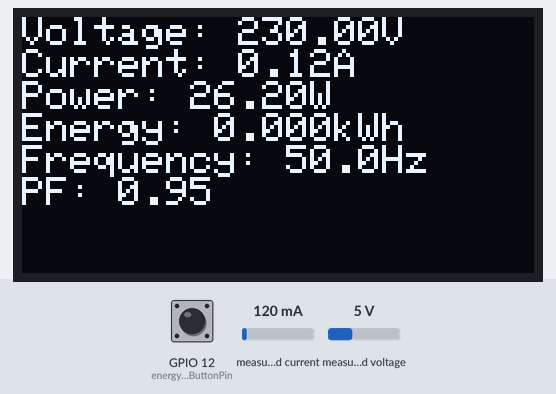
A sketch run on a simulated ESP32. On the bench: 128×64 one-colour display. Inputs (shaded band) come from the test bench; at power-on: measured current 120 mA, GPIO 12 (energyResetButtonPin) HIGH, measured voltage 5 V. WiFi joins after 1.5 s; servers stay silent unless stated; uploads are accepted with an empty reply; what the sketch prints to the serial monitor is not drawn.

Above: at 3.6 s.
3.7 s: measured current set to 1000 mA
At 8.1 s:
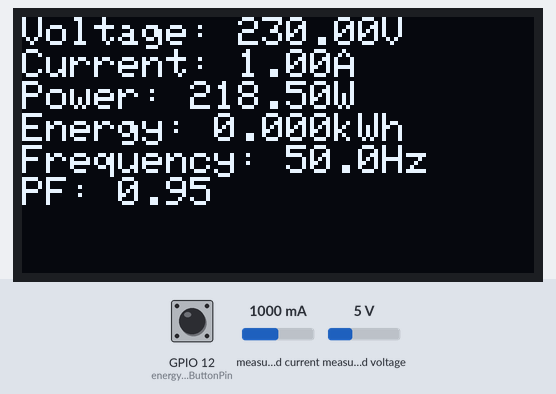
8.3 s: GPIO 12 (energyResetButtonPin) pulled LOW for 3.2 s
At 12.3 s:
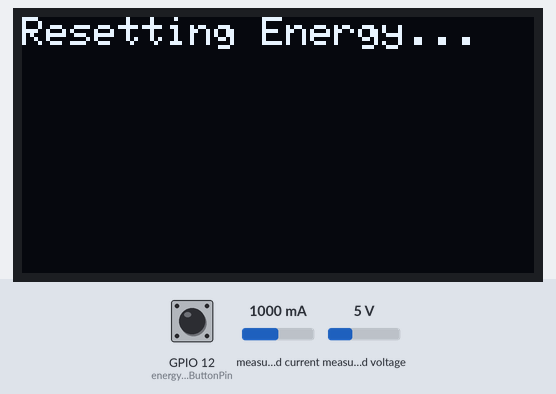
15.0 s: measured voltage set to 0.3 V
At 18.5 s:
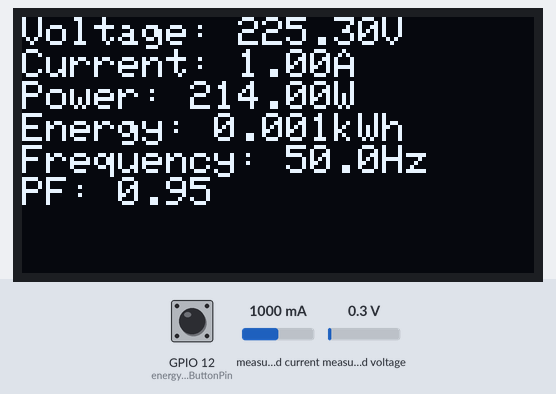
19.6 s: measured current set to 40 mA
At 22.4 s:
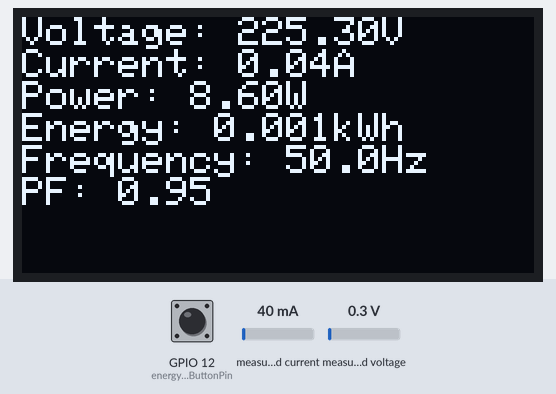
23.4 s: measured voltage set to 3.8 V
At 26.5 s:
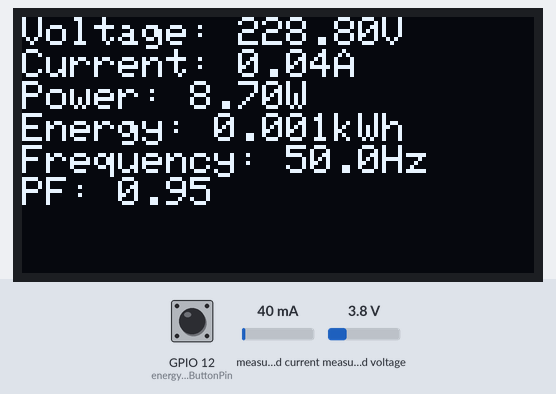
28.0 s: GPIO 12 (energyResetButtonPin) pulled LOW for 3.2 s
At 33.9 s:
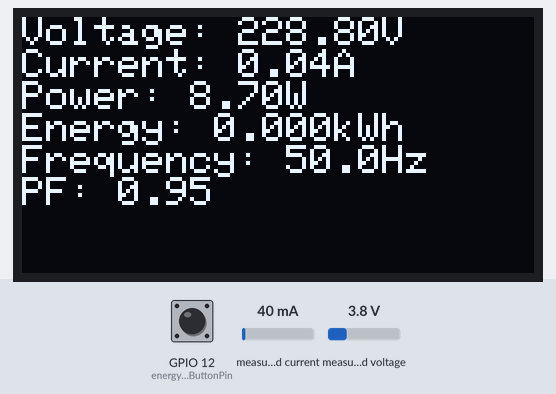
Timing chart, 0 to 34.9 s (numbered marks = the images above; inputs shaded):
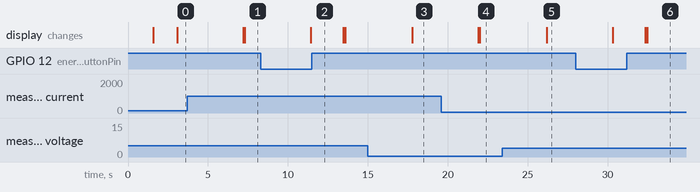

Measured:
- after the input at 3.7 s, the display: first differs from a run without the input after 3.6 s (image 1)
- after the input at 8.3 s, the display: changes after 3.1 s (image 2)
- after the input at 15.0 s, the display: changes after 2.8 s (image 3)
- after the input at 19.6 s, the display: first differs from a run without the input after 2.4 s (image 4)
- after the input at 23.4 s, the display: changes after 2.8 s (image 5)
- after the input at 28.0 s, the display: first changes after 2.3 s (image 6 shows a later state)

The sketch:

hardware.ino
```cpp
#include <FS.h>
#include <WiFi.h>
#include <DNSServer.h>
#include <WebServer.h>
#include <WiFiManager.h>  // https://github.com/tzapu/WiFiManager
#include <Wire.h>
#include <Adafruit_GFX.h>
#include <Adafruit_SH1106.h>  // OLED SH1106 Library
#include <Firebase_ESP_Client.h>
#include <PZEM004Tv30.h>
#include <WiFiClientSecure.h>
#include <HTTPClient.h>

// OLED display settings
#define SCREEN_WIDTH 128
#define SCREEN_HEIGHT 64
#define OLED_RESET -1  // Reset pin # (or -1 if sharing Arduino reset pin)
Adafruit_SH1106 display(21, 22);

const int resetButtonPin = 0;      // GPIO 0 for the reset button
const int energyResetButtonPin = 12; // GPIO 2 for the energy reset button
bool resetButtonPressed = false;
bool energyResetButtonPressed = false;

unsigned long previousMillis = 0;  // Stores the last time the WiFi check was performed
const long interval = 5000;        // Interval to check the WiFi connection (5 seconds)

unsigned long previousSensorMillis = 0;  // Stores the last time the sensor was checked
const long sensorInterval = 3000;        // Interval to check sensor data (3 seconds)

// Replace with your Firebase project credentials
#define FIREBASE_HOST "energy-meter-2deb1-default-rtdb.firebaseio.com"
#define FIREBASE_AUTH "wR5Z4ywkNRcdO8SvhTMJsVAdbjrbjAoAeMVFaRJc"

// Google Sheets URL
const String sheet_url = "https://script.google.com/macros/s/AKfycbz1OH3YiWgKvrJcJJJFdQ2gcYe8fZuDQ18ytSBtbxQkUYlIJKvkUE7MTQDXt1s36j8/exec";

// Firebase objects
FirebaseData fbdo;
FirebaseAuth auth;
FirebaseConfig config;

#if defined(ESP32)
PZEM004Tv30 pzem(Serial2, 16, 17);  // Use GPIO 16 and 17 for Serial2
#else
PZEM004Tv30 pzem(Serial2);
#endif

// Variable declarations
float voltage = 0;
float current = 0;
float pf = 0;
float frequency = 0;
float energy = 0;
float power = 0;

// Declare WiFiManager globally
WiFiManager wifiManager;

void setup() {
  Serial.begin(115200);
  Serial.println();

  // Initialize OLED display
  display.begin(SH1106_SWITCHCAPVCC, 0x3C);
  display.clearDisplay();
  display.setTextSize(1);      // Set text size
  display.setTextColor(WHITE); // Set text color

  // Display initial message
  display.setCursor(0, 0);
  display.print("Connecting WiFi...");
  display.display(); // Actually draw it on the screen

  // Initialize button pin
  pinMode(resetButtonPin, INPUT_PULLUP);  // Use internal pull-up resistor
  pinMode(energyResetButtonPin, INPUT_PULLUP);

  wifiManager.setBreakAfterConfig(true);

  // Try to connect to last known settings
  if (!wifiManager.autoConnect("AutoConnectAP", "password")) {
    Serial.println("Failed to connect, resetting...");
    display.clearDisplay();
    display.setCursor(0, 0);
    display.print("Resetting ESP...");
    display.display();
    delay(3000);
    ESP.restart();
  }

  Serial.println("Connected...yeey :)");
  Serial.println("Local IP: ");
  Serial.println(WiFi.localIP());

  // Display connection status on OLED
  display.clearDisplay();
  display.setCursor(0, 0);
  display.print("Connected!");
  display.setCursor(0, 16);
  display.print("IP: ");
  display.print(WiFi.localIP());
  display.display();

  // Configure Firebase
  config.host = FIREBASE_HOST;
  config.signer.tokens.legacy_token = FIREBASE_AUTH;

  // Initialize Firebase
  Firebase.begin(&config, &auth);
  Firebase.reconnectWiFi(true);
  config.timeout.serverResponse = 10000;
}

void loop() {
  unsigned long currentMillis = millis();

  // WiFi Check Interval
  if (currentMillis - previousMillis >= interval) {
    previousMillis = currentMillis;

    if (WiFi.status() != WL_CONNECTED) {
      Serial.println("WiFi not connected! Attempting to reconnect...");
      display.clearDisplay();
      display.setCursor(0, 0);
      display.print("Reconnecting...");
      display.display();

      if (!wifiManager.autoConnect("AutoConnectAP", "password")) {
        Serial.println("Reconnection failed, resetting...");
        display.clearDisplay();
        display.setCursor(0, 0);
        display.print("Reconnect Fail");
        display.display();
        delay(3000);
        ESP.restart();
      }
    } else {
      Serial.print("Connected. Local IP: ");
      Serial.println(WiFi.localIP());

      display.clearDisplay();
      display.setCursor(0, 0);
      display.print("Connected!");
      display.setCursor(0, 16);
      display.print("IP: ");
      display.print(WiFi.localIP());
      display.display();
    }
  }

  // Sensor Data Check Interval
  if (currentMillis - previousSensorMillis >= sensorInterval) {
    previousSensorMillis = currentMillis;

    voltage = pzem.voltage();
    current = pzem.current();
    power = pzem.power();
    energy = pzem.energy();
    frequency = pzem.frequency();
    pf = pzem.pf();

    if (isnan(voltage) || isnan(current) || isnan(power) || isnan(energy) || isnan(frequency) || isnan(pf)) {
      Serial.println("Error reading sensor values");
      return;
    }

    Serial.printf("Voltage: %.2fV\n", voltage);
    Serial.printf("Current: %.2fA\n", current);
    Serial.printf("Power: %.2fW\n", power);
    Serial.printf("Energy: %.3fkWh\n", energy);
    Serial.printf("Frequency: %.1fHz\n", frequency);
    Serial.printf("PF: %.2f\n\n", pf);

    // Display the sensor values on OLED
    display.clearDisplay();
    display.setTextSize(1);
    display.setTextColor(WHITE);
    display.setCursor(0, 0);
    display.println("Voltage: " + String(voltage) + "V");
    display.println("Current: " + String(current) + "A");
    display.println("Power: " + String(power) + "W");
    display.println("Energy: " + String(energy, 3) + "kWh");
    display.println("Frequency: " + String(frequency, 1) + "Hz");
    display.println("PF: " + String(pf));
    display.display();
    delay(3000);

    // Path to store data in Firebase
    String path = "/sensorData";

    // Send data to Firebase with error handling
    if (Firebase.RTDB.setFloat(&fbdo, path + "/voltage", voltage)) {
      Serial.println("Voltage data sent successfully");
    } else {
      Serial.println("Failed to send voltage data: " + fbdo.errorReason());
    }

    if (Firebase.RTDB.setFloat(&fbdo, path + "/current", current)) {
      Serial.println("Current data sent successfully");
    } else {
      Serial.println("Failed to send current data: " + fbdo.errorReason());
    }

    if (Firebase.RTDB.setFloat(&fbdo, path + "/power", power)) {
      Serial.println("Power data sent successfully");
    } else {
      Serial.println("Failed to send power data: " + fbdo.errorReason());
    }

    if (Firebase.RTDB.setFloat(&fbdo, path + "/energy", energy)) {
      Serial.println("Energy data sent successfully");
    } else {
      Serial.println("Failed to send energy data: " + fbdo.errorReason());
    }

    if (Firebase.RTDB.setFloat(&fbdo, path + "/frequency", frequency)) {
      Serial.println("Frequency data sent successfully");
    } else {
      Serial.println("Failed to send frequency data: " + fbdo.errorReason());
    }

    if (Firebase.RTDB.setFloat(&fbdo, path + "/pf", pf)) {
      Serial.println("PF data sent successfully");
    } else {
      Serial.println("Failed to send PF data: " + fbdo.errorReason());
    }

    // Send data to Google Sheets
    sendData(energy, power, voltage, current, pf, frequency);
  }

  // Check if the reset button is pressed
  if (digitalRead(resetButtonPin) == LOW) {
    if (!resetButtonPressed) {
      Serial.println("Resetting WiFi settings...");
      display.clearDisplay();
      display.setCursor(0, 0);
      display.print("Resetting WiFi...");
      display.display();
      delay(2000);
      wifiManager.resetSettings();
      ESP.restart();
    }
    resetButtonPressed = true;
  } else {
    resetButtonPressed = false;
  }
  if (digitalRead(energyResetButtonPin) == LOW) {
        if (!energyResetButtonPressed) {
            Serial.println("Resetting Energy...");
            display.clearDisplay();
            display.setCursor(0, 0);
            display.print("Resetting Energy...");
            display.display();

            // Reset energy reading
            pzem.resetEnergy(); // Resets the energy reading in PZEM004T
            delay(2000); // Wait for a short period to show the reset message

            // Optionally, you could display the new energy value if needed
            energy = 0; // Reset the energy variable for local reference
            display.clearDisplay();
            display.setCursor(0, 0);
            display.print("Energy Reset!");
            display.display();
        }
        energyResetButtonPressed = true;
    } else {
        energyResetButtonPressed = false;
    }
}

// Function to send data to Google Sheets
void sendData(float energy, float power, float voltage, float current, float pf, float frequency) {
  if (WiFi.status() == WL_CONNECTED) {
    WiFiClientSecure client;
    client.setInsecure();  // Note: Insecure can expose you to man-in-the-middle attacks!

    String requestUrl = sheet_url + "?energy=" + String(energy) + "&power=" + String(power) + "&voltage=" + String(voltage) + "&current=" + String(current) + "&pf=" + String(pf) + "&frequency=" + String(frequency);

    HTTPClient https;
    https.begin(client, requestUrl);

    int httpCode = https.GET();
    if (httpCode > 0) {
      Serial.printf("HTTP request sent successfully: %d\n", httpCode);
    } else {
      Serial.printf("Error sending HTTP request: %s\n", https.errorToString(httpCode).c_str());
    }
    https.end();
  }
}
```
